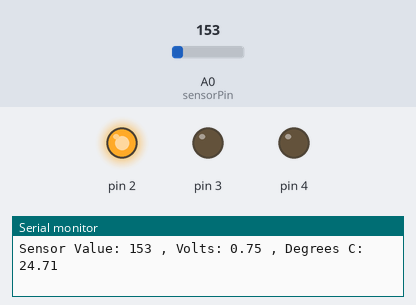
The sketch below on a simulated Arduino Uno, built with avr-gcc and run on an emulated ATmega328P. Shown: output pins drawn as LEDs (lit = HIGH), the last lines printed to the serial monitor. The inputs (shaded band) are chosen by the test bench; at power-on: A0 (sensorPin) = 153.

Above: at 1.3 s.
1.4 s: A0 (sensorPin) set to 156
At 2.3 s:
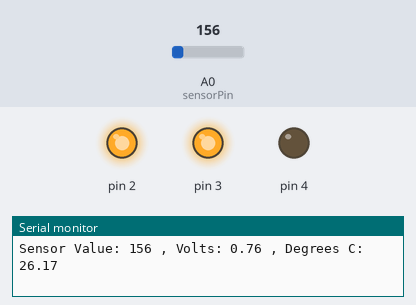
3.0 s: A0 (sensorPin) set to 165
At 3.6 s:
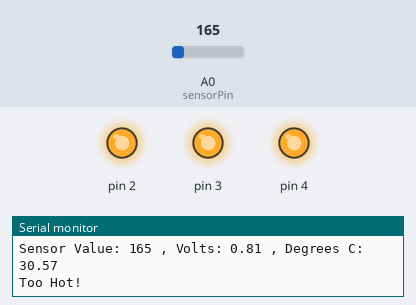
4.5 s: A0 (sensorPin) set to 133
At 4.9 s:
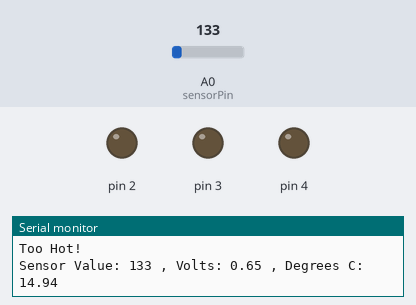
6.0 s: A0 (sensorPin) set to 175
At 7.2 s:
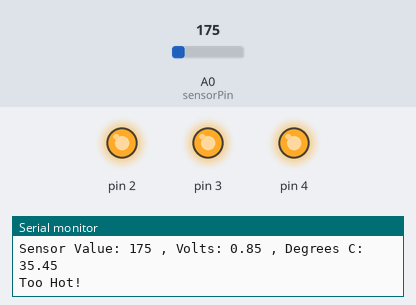
7.5 s: A0 (sensorPin) set to 114
At 8.7 s:
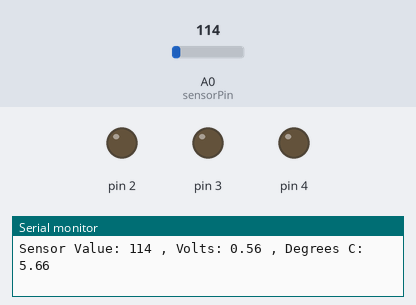
Timing chart, 0 to 10.0 s (numbered marks = the images above; inputs shaded):
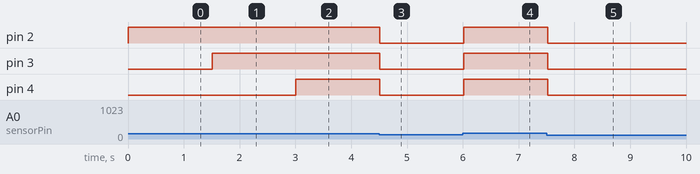

The sketch:

loveOmeter.ino
```cpp
const int sensorPin = A0; // analog input, temperature sensor pin, TMP36
const float baselineTemp = 22.0; //

void setup(){
    Serial.begin(9600); // open serial port, baud rate
    for(int pinNumber = 2; pinNumber<5; pinNumber++){ // run through all pins sequentially
        pinMode(pinNumber, OUTPUT); // set all pins to OUTPUT mode
        digitalWrite(pinNumber, LOW); // set all pins to LOW
    }
}

void loop(){
    // read A0 pin and store ADC reading
    int sensorVal = analogRead(sensorPin);
    Serial.print("Sensor Value: ");
    Serial.print(sensorVal);

    // convert the ADC reading to voltage
    float voltage = (sensorVal/1024.0)*5.0;
    Serial.print(" , Volts: ");
    Serial.print(voltage);

    // convert voltage to temperature C
    float temperature = (voltage - 0.5) * 100;
    Serial.print(" , Degrees C: ");
    Serial.println(temperature);

    //set thresholds for LED's

    if(temperature < baselineTemp+2){
        digitalWrite(2, LOW);
        digitalWrite(3, LOW);
        digitalWrite(4, LOW);
    // Green LED - everything's OK
    }else if(temperature >= baselineTemp+2 && temperature < baselineTemp+4){
        digitalWrite(2, HIGH);
        digitalWrite(3, LOW);
        digitalWrite(4, LOW);
    // Yellow LED - getting a little warm
    }else if(temperature >= baselineTemp+4 && temperature < baselineTemp+6){
        digitalWrite(2, HIGH);
        digitalWrite(3, HIGH);
        digitalWrite(4, LOW);
    // Red LED - getting too hot!
    }else if(temperature >= baselineTemp+6){
        digitalWrite(2, HIGH);
        digitalWrite(3, HIGH);
        digitalWrite(4, HIGH);
        Serial.println("Too Hot!");
    }
    delay(500);
}
```

Measured:
- the behaviour switches between 155 and 156 on A0 (sensorPin) (found by bisection; images 0 and 1)
- after the input at 1.4 s, pin 3: LOW → HIGH after 0.11 s
- after the input at 3.0 s, pin 4: LOW → HIGH at once
- after the input at 4.5 s, pin 2–4: HIGH → LOW at once
- after the input at 6.0 s, pin 2–4: LOW → HIGH at once
- after the input at 7.5 s, pin 2–4: HIGH → LOW at once
